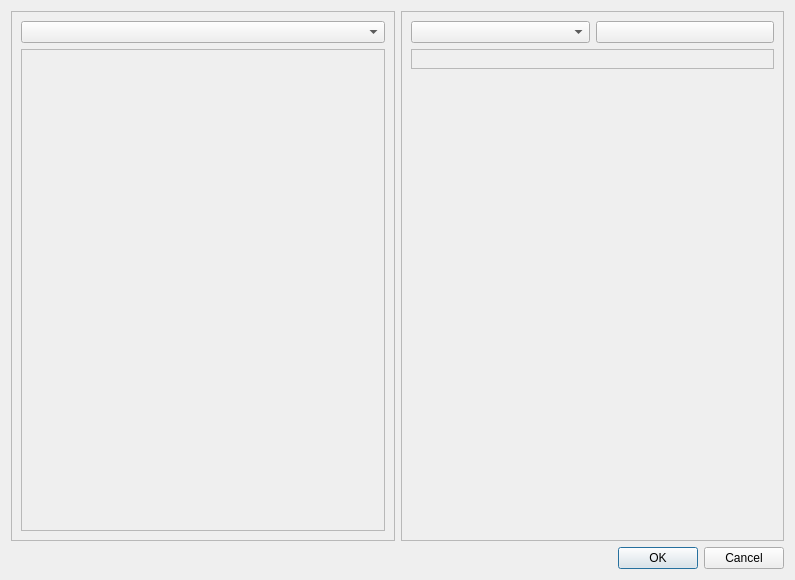
<?xml version="1.0" encoding="UTF-8"?>
<ui version="4.0">
 <class>Dialog</class>
 <widget class="QDialog" name="Dialog">
  <property name="geometry">
   <rect>
    <x>0</x>
    <y>0</y>
    <width>795</width>
    <height>580</height>
   </rect>
  </property>
  <property name="windowTitle">
   <string>Dialog</string>
  </property>
  <layout class="QGridLayout" name="gridLayout">
   <item row="0" column="0">
    <widget class="QFrame" name="frame">
     <property name="frameShape">
      <enum>QFrame::Shape::StyledPanel</enum>
     </property>
     <property name="frameShadow">
      <enum>QFrame::Shadow::Raised</enum>
     </property>
     <layout class="QGridLayout" name="gridLayout_3">
      <item row="0" column="0">
       <widget class="QComboBox" name="cb_curves"/>
      </item>
      <item row="1" column="0">
       <widget class="QFrame" name="frame_graph">
        <property name="frameShape">
         <enum>QFrame::Shape::StyledPanel</enum>
        </property>
        <property name="frameShadow">
         <enum>QFrame::Shadow::Raised</enum>
        </property>
       </widget>
      </item>
     </layout>
    </widget>
   </item>
   <item row="0" column="1">
    <widget class="QFrame" name="frame_parameters">
     <property name="frameShape">
      <enum>QFrame::Shape::StyledPanel</enum>
     </property>
     <property name="frameShadow">
      <enum>QFrame::Shadow::Raised</enum>
     </property>
     <layout class="QGridLayout" name="gridLayout_2">
      <item row="0" column="1">
       <widget class="QPushButton" name="b_helpFunction">
        <property name="enabled">
         <bool>true</bool>
        </property>
        <property name="text">
         <string/>
        </property>
        <property name="icon">
         <iconset resource="../../Icons.qrc">
          <normaloff>:/Buttons/icon/help.png</normaloff>:/Buttons/icon/help.png</iconset>
        </property>
        <property name="iconSize">
         <size>
          <width>20</width>
          <height>20</height>
         </size>
        </property>
        <property name="checkable">
         <bool>false</bool>
        </property>
       </widget>
      </item>
      <item row="3" column="0" colspan="2">
       <widget class="QFrame" name="frame_confirmParam">
        <property name="frameShape">
         <enum>QFrame::Shape::StyledPanel</enum>
        </property>
        <property name="frameShadow">
         <enum>QFrame::Shadow::Raised</enum>
        </property>
       </widget>
      </item>
      <item row="1" column="0" colspan="2">
       <widget class="QFrame" name="frame_paramVar">
        <property name="frameShape">
         <enum>QFrame::Shape::StyledPanel</enum>
        </property>
        <property name="frameShadow">
         <enum>QFrame::Shadow::Raised</enum>
        </property>
        <layout class="QGridLayout" name="gridLayout_4"/>
       </widget>
      </item>
      <item row="0" column="0">
       <widget class="QComboBox" name="cb_functions"/>
      </item>
      <item row="2" column="0">
       <spacer name="verticalSpacer">
        <property name="orientation">
         <enum>Qt::Orientation::Vertical</enum>
        </property>
        <property name="sizeHint" stdset="0">
         <size>
          <width>20</width>
          <height>40</height>
         </size>
        </property>
       </spacer>
      </item>
     </layout>
    </widget>
   </item>
   <item row="1" column="0" colspan="2">
    <widget class="QDialogButtonBox" name="buttonBox">
     <property name="orientation">
      <enum>Qt::Orientation::Horizontal</enum>
     </property>
     <property name="standardButtons">
      <set>QDialogButtonBox::StandardButton::Cancel|QDialogButtonBox::StandardButton::Ok</set>
     </property>
    </widget>
   </item>
  </layout>
 </widget>
 <resources>
  <include location="../../Icons.qrc"/>
 </resources>
 <connections>
  <connection>
   <sender>buttonBox</sender>
   <signal>accepted()</signal>
   <receiver>Dialog</receiver>
   <slot>accept()</slot>
   <hints>
    <hint type="sourcelabel">
     <x>248</x>
     <y>254</y>
    </hint>
    <hint type="destinationlabel">
     <x>157</x>
     <y>274</y>
    </hint>
   </hints>
  </connection>
  <connection>
   <sender>buttonBox</sender>
   <signal>rejected()</signal>
   <receiver>Dialog</receiver>
   <slot>reject()</slot>
   <hints>
    <hint type="sourcelabel">
     <x>316</x>
     <y>260</y>
    </hint>
    <hint type="destinationlabel">
     <x>286</x>
     <y>274</y>
    </hint>
   </hints>
  </connection>
 </connections>
</ui>
